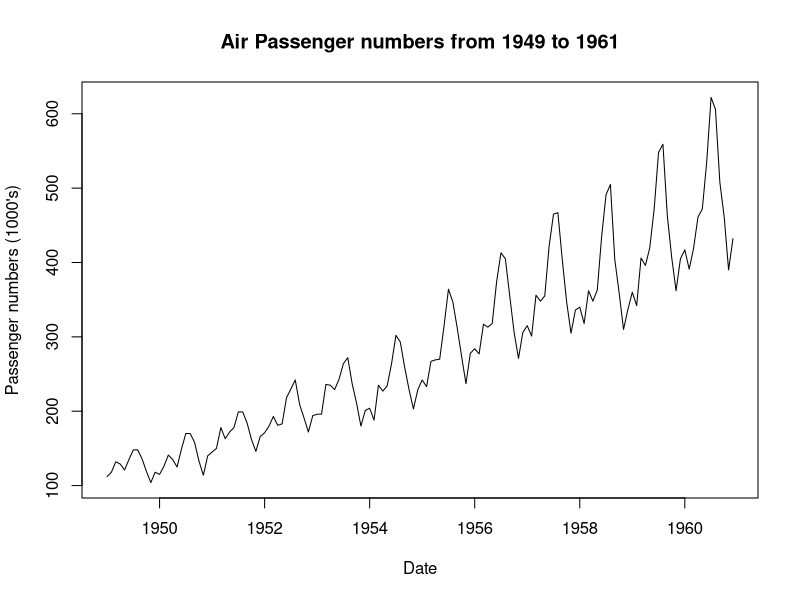
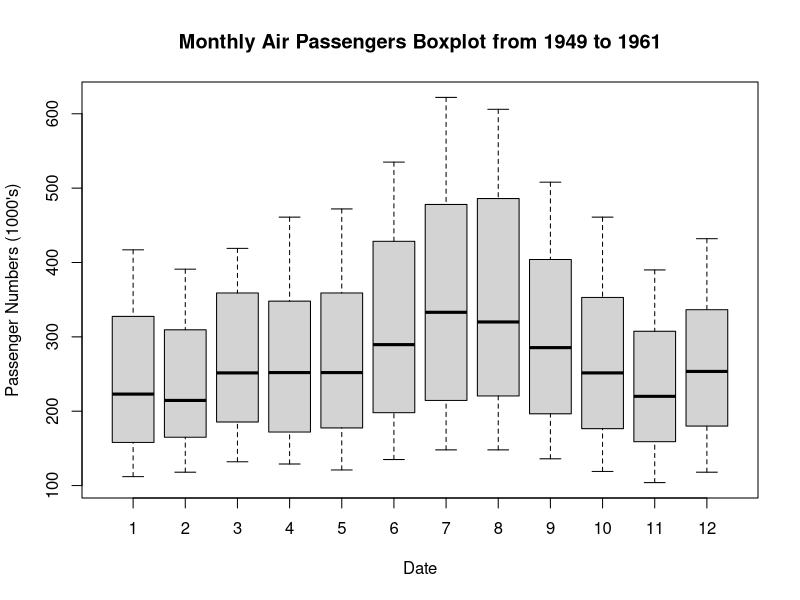
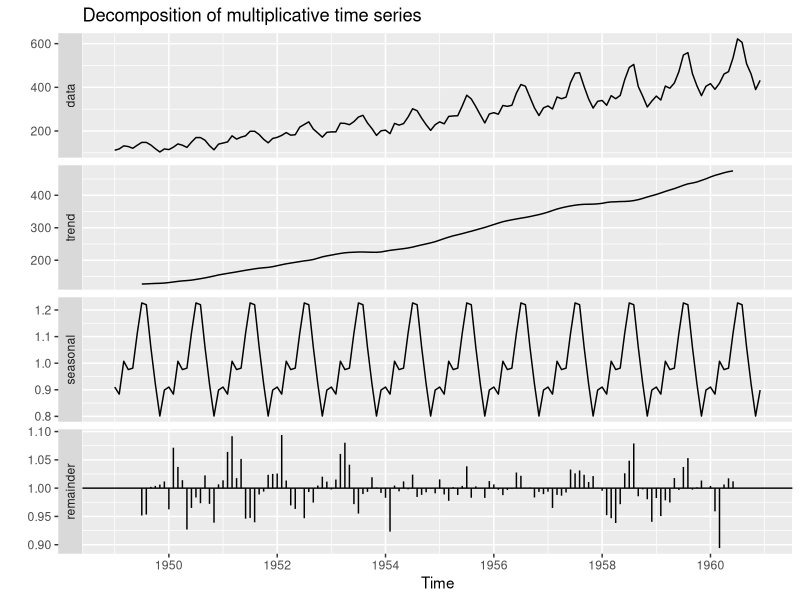
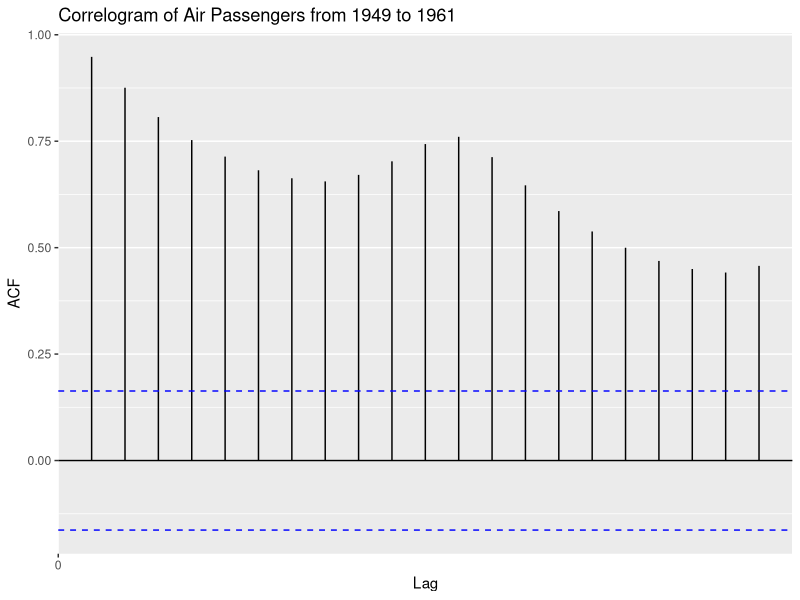
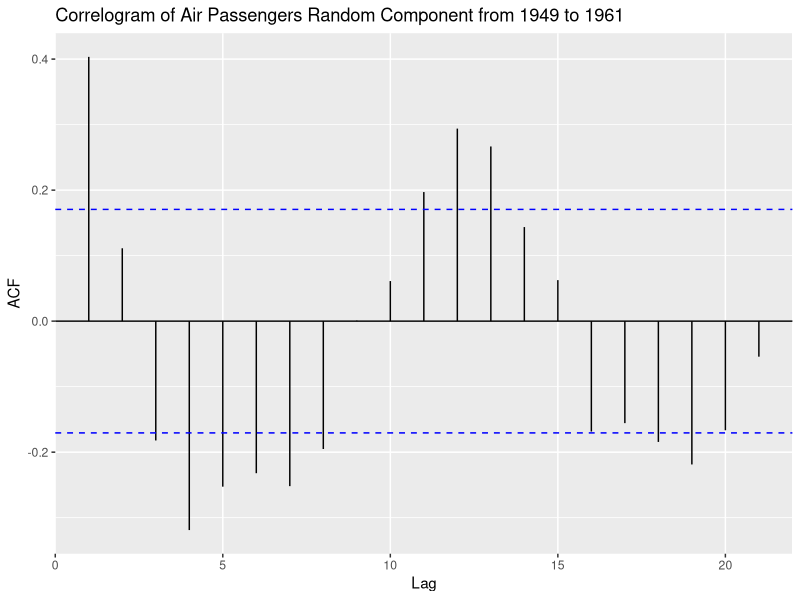
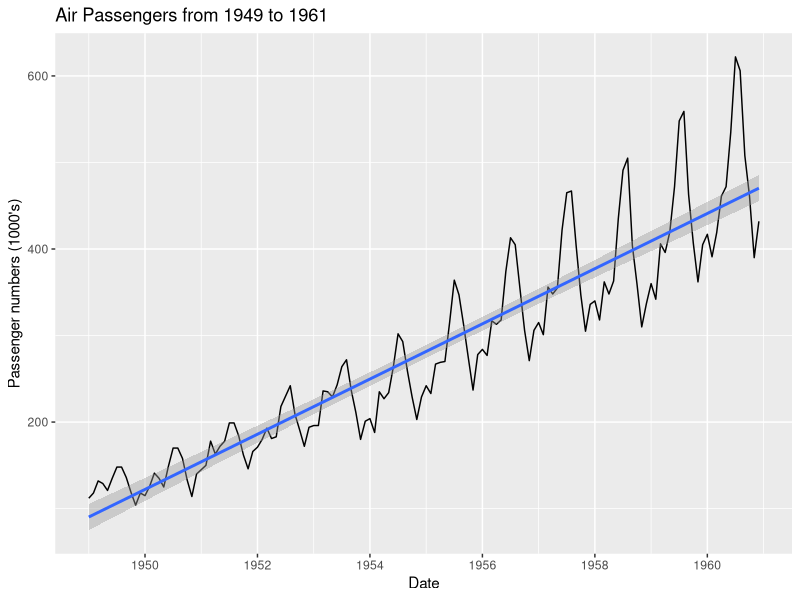
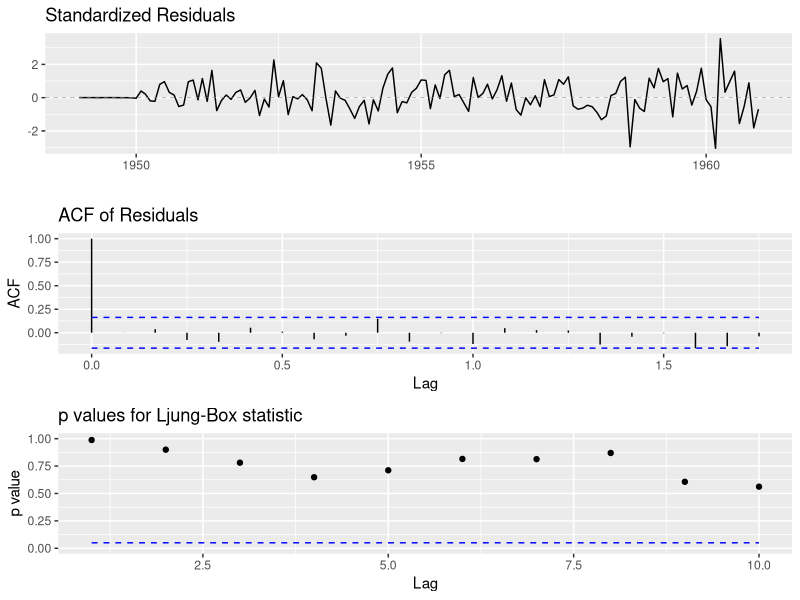
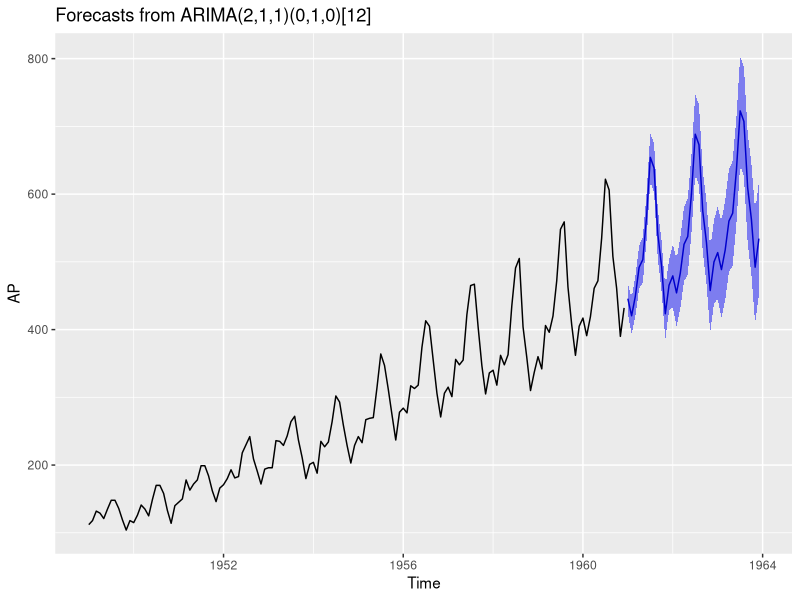

R code for these plots, in order:
## ---- chunk 1
library(ggfortify)
library(tseries)
library(forecast)
data(AirPassengers)
AP <- AirPassengers
# Take a look at the class of the dataset AirPassengers
class(AP)
## ---- chunk 2
AP
## ---- chunk 3
sum(is.na(AP))
frequency(AP)
cycle(AP)
# Review the table summary
summary(AP)
## ---- chunk 4
plot(AP,xlab="Date", ylab = "Passenger numbers (1000's)",main="Air Passenger numbers from 1949 to 1961")
## ---- chunk 5
boxplot(AP~cycle(AP),xlab="Date", ylab = "Passenger Numbers (1000's)" ,main ="Monthly Air Passengers Boxplot from 1949 to 1961")
## ---- chunk 6
decomposeAP <- decompose(AP,"multiplicative")
autoplot(decomposeAP)
## ---- chunk 7
adf.test(AP) 
## ---- chunk 8
autoplot(acf(AP,plot=FALSE))+ labs(title="Correlogram of Air Passengers from 1949 to 1961") 
## ---- chunk 9
# Autoplot the random time series from 7:138 which exclude the NA values
autoplot(acf(decomposeAP$random[7:138],plot=FALSE))+ labs(title="Correlogram of Air Passengers Random Component from 1949 to 1961") 
## ---- chunk 10
autoplot(AP) + geom_smooth(method="lm")+ labs(x ="Date", y = "Passenger numbers (1000's)", title="Air Passengers from 1949 to 1961") 
## ---- chunk 11
arimaAP <- auto.arima(AP)
arimaAP
## ---- chunk 12
ggtsdiag(arimaAP)
## ---- chunk 13
forecastAP <- forecast(arimaAP, level = c(95), h = 36)
autoplot(forecastAP)
